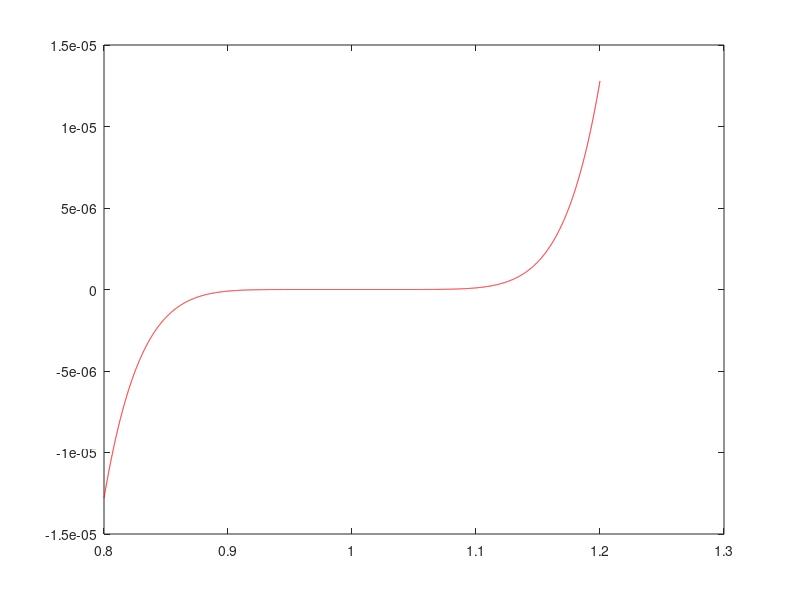
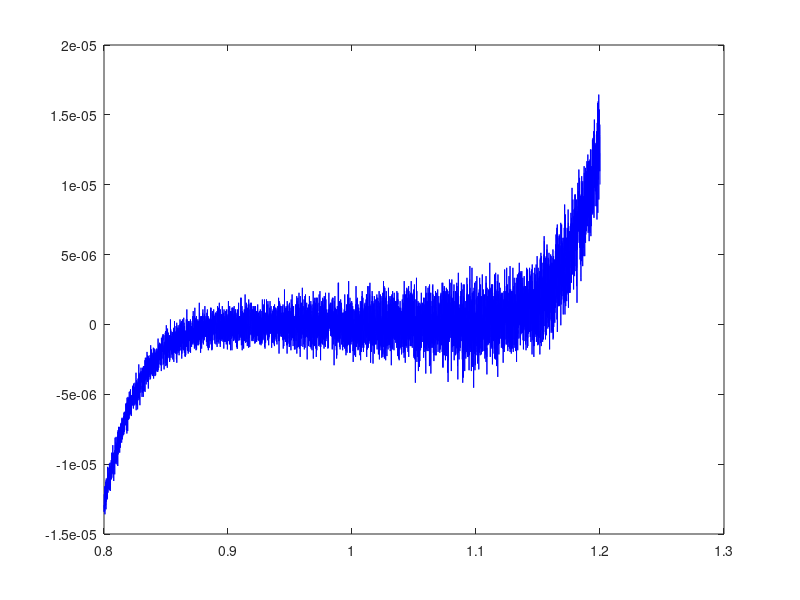

MATLAB code for these plots, in order:
x = single(0.8:5e-5:1.2)
figure(1)
plot(x, (x-1).^7, 'r-')
figure(2)
plot(x, ((((((x-7).*x+21).*x-35).*x+35).*x-21).*x+7).*x-1, 'b-')
pause()
